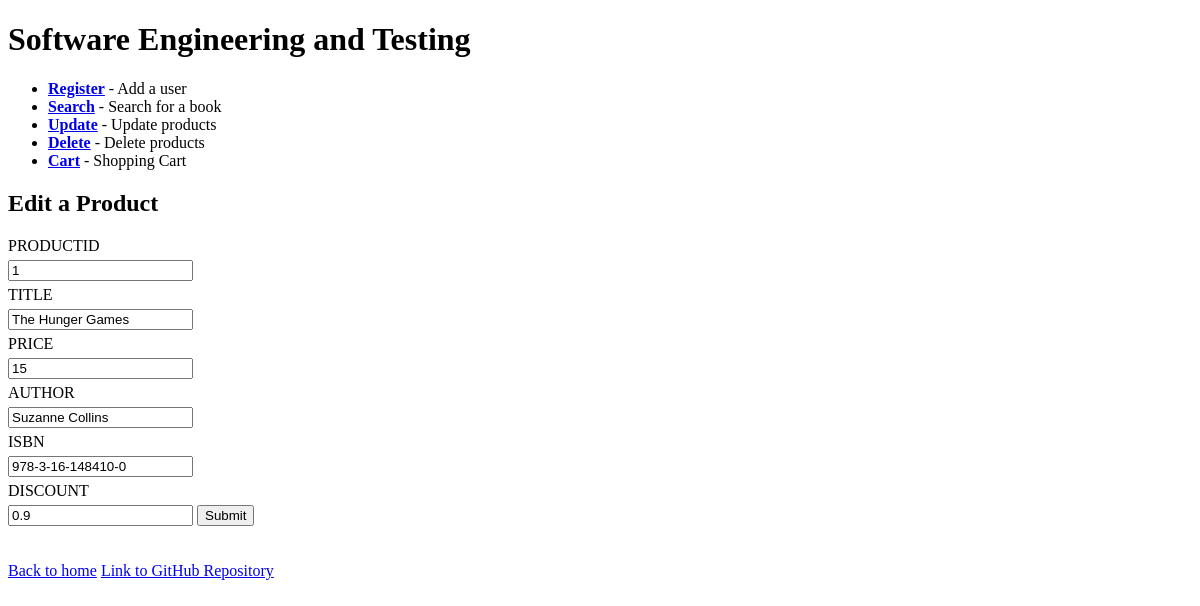
Page /update-single.php?id=1 (signed in) on the committed database.
### tables this page shows
CREATE TABLE PRODUCTS (
 PRODUCTID              INT(5) auto_increment,
 TITLE               	VARCHAR(40),
 PRICE  			DOUBLE,
 AUTHOR			VARCHAR(30),
 ISBN				VARCHAR(20),
 DISCOUNT			DOUBLE,
 CONSTRAINT PRODUCTS_PRIMARY_KEY PRIMARY KEY (PRODUCTID));

### common.php (called while the page is built, shortened)
<?php
function clean($data)
{
    $data = htmlspecialchars($data, ENT_QUOTES | ENT_SUBSTITUTE, "UTF-8");
    $data = trim($data);
    $data = stripslashes($data);
    return ($data);
}

### public/update-single.php (the view, shortened to what this page needs)
<?php
require "../common.php";
if (isset($_GET['id']))
{
    try {
        require_once '../src/DBconnect.php';
        $id = $_GET['id'];
        $sql = "SELECT * FROM products WHERE PRODUCTID = :PRODUCTID";
        $statement = $connection->prepare($sql);
        $statement->bindValue(':PRODUCTID', $id);
        $statement->execute();
        $product = $statement->fetch(PDO::FETCH_ASSOC);
    }
    catch(PDOException $error)
    {
        echo $sql . "<br>" . $error->getMessage();
    }
}
else
{
    echo "Something went wrong!";
    exit;
}
?>
<?php require "templates/header.php"; ?>
<h2>Edit a Product</h2>
<form method="post">
    <?php foreach ($product as $key => $value) : ?>
        <label for="<?php echo $key; ?>"><?php echo ucfirst($key); ?></label>
        <input type="text" name="<?php echo $key; ?>" id="<?php echo $key;
        ?>" value="<?php echo clean($value); ?>" <?php echo ($key === 'PRODUCTID' ?
            'readonly' : null); ?>>
    <?php endforeach; ?>
    <input type="submit" name="submit" value="Submit">
</form>
<?php require "templates/footer.php"; ?>

### public/css/style.css (style rules this page uses)
label { display: block; margin: 5px 0; }

### rows in the picture
products: PRODUCTID "1", TITLE "The Hunger Games", PRICE "15", AUTHOR "Suzanne Collins", ISBN "978-3-16-148410-0", DISCOUNT "0.9"

### other values in the picture
$key "PRODUCTID"
$key "TITLE"
$key "PRICE"
$key "AUTHOR"
$key "ISBN"
$key "DISCOUNT"
